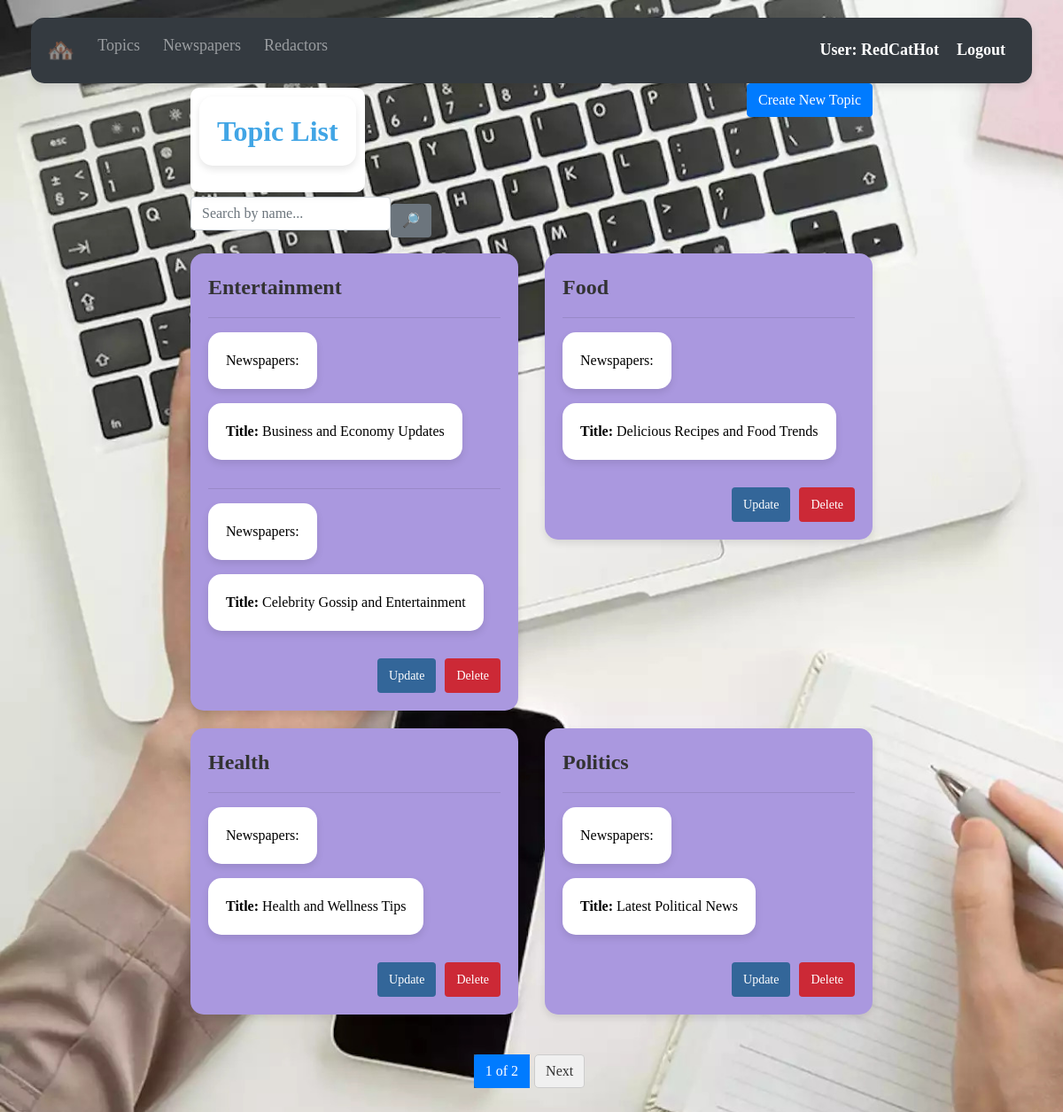
/topics/ (signed in), run on the app's committed database.
### agency/models.py (models this page shows, shortened)
class Redactor(AbstractUser):
    years_of_experience = models.IntegerField(null=True, blank=True)
    class Meta:
        ordering = ["username"]

class Topic(models.Model):
    name = models.CharField(max_length=100, unique=True)
    class Meta:
        ordering = ["name"]

class Newspaper(models.Model):
    title = models.CharField(max_length=100)
    content = models.TextField()
    published_date = models.DateTimeField(auto_now_add=True)
    topic = models.ForeignKey(
        Topic, on_delete=models.CASCADE, related_name="newspapers"
    )
    publishers = models.ManyToManyField(
        settings.AUTH_USER_MODEL, related_name="newspapers"
    )
    class Meta:
        ordering = ["title"]

### agency/views.py (the view)
class TopicListView(LoginRequiredMixin, generic.ListView):
    model = Topic
    paginate_by = 4
    def get_context_data(self, *, object_list=None, **kwargs):
        context = super().get_context_data(**kwargs)
        name = self.request.GET.get("name", "")
        context["search_form"] = TopicSearchForm(
            initial={"name": name}
        )
        return context
    def get_queryset(self):
        queryset = self.model.objects.all()
        form = TopicSearchForm(self.request.GET)
        if form.is_valid():
            return queryset.filter(
                name__icontains=form.cleaned_data["name"]
            )
        return queryset

### agency/forms.py
class TopicSearchForm(forms.Form):
    name = forms.CharField(
        max_length=255,
        required=False,
        label="",
        widget=forms.TextInput(attrs={"placeholder": "Search by name..."}),
    )

### templates/agency/topic_list.html
{% extends "base.html" %}
{% load static %}
{% block content %}
  <div class="container">
    <div class="row">
      <div class="col-md-8">
        <div class="h1-wrapper">
          <h1><strong>Topic List</strong></h1>
        </div>
      </div>
      <div class="col-md-4 text-right">
        <a href="{% url "agency:topic-create" %}" class="btn btn-primary">Create New Topic</a>
      </div>
    </div>
    <div class="search">
      {% include "includes/search_form.html" %}
    </div>
    {% if topic_list %}
      <div class="topic-type-container">
        <div class="row">
          {% for topic in topic_list %}
            <div class="col-md-6">
              <div class="topic-type-item">
                <div class="topic-type-name">{{ topic.name }}</div>
                <div class="topic-type-list-name">
                  {% for newspaper in topic.newspapers.all %}
                    <hr>
                    <p>Newspapers:</p>
                    <p><strong>Title:</strong> <a href="{% url 'agency:newspaper-detail' pk=newspaper.id %}">{{ newspaper.title }}</a></p>
                  {% empty %}
                    <p>There are no newspapers!</p>
                  {% endfor %}
                </div>
                <div class="topic-type-buttons">
                  <a href="{% url "agency:topic-update" pk=topic.id %}" class="btn btn-update">Update</a>
                  <a href="{% url "agency:topic-delete" pk=topic.id %}" class="btn btn-delete">Delete</a>
                </div>
              </div>
            </div>
          {% endfor %}
        </div>
      </div>
    {% else %}
      <p class="mt-4">There are no topic types in the menu.</p>
    {% endif %}
  </div>
{% endblock %}

### templates/includes/navbar.html (shortened to what this page needs)
<nav class="navbar navbar-expand-lg navbar-dark bg-dark">
  <div class="collapse navbar-collapse" id="navbarSupportedContent">
    <ul class="navbar-nav mr-auto">
      <li class="nav-item">
        <a class="nav-link" href="{% url "agency:index" %}" style="font-size: 25px;">🏘️</a>
      </li>
      <li class="nav-item">
        <a class="nav-link" href="{% url "agency:topic-list" %}">Topics</a>
      </li>
      <li class="nav-item">
        <a class="nav-link" href="{% url "agency:newspaper-list" %}">Newspapers</a>
      </li>
      <li class="nav-item">
        <a class="nav-link" href="{% url "agency:redactor-list" %}">Redactors</a>
      </li>
    </ul>
    <form class="form-inline my-2 my-lg-0">
      {% if user.is_authenticated %}
        <a class="navbar-brand" href="https://www.youtube.com/watch?v=dQw4w9WgXcQ&ab_channel=RickAstley">User: {{ user.username }}</a>
        <a class="navbar-brand" href="{% url 'logout' %}">Logout</a>
      {% else %}
        <a class="navbar-brand" href="{% url 'login' %}">Login</a>
      {% endif %}
    </form>
  </div>
</nav>

### static/css/styles.css (style rules this page uses)
body { background-color: #f8f9fa; color: #333; font-family: Georgian, serif, Arial, sans-serif; margin: 0; padding: 0; }
.container { max-width: 800px; margin: 0 auto; }
.card, .topic-item, .publish-item, .topic-type-item, .navbar { border-radius: 15px; box-shadow: 0 4px 8px rgba(0, 0, 0, 0.1); padding: 20px; background-color: #fff; }
h1 { font-size: 32px; margin-bottom: 20px; color: #41a5e5; }
.topic-list-container, .publish-list-container, .topic-type-container { display: flex; flex-wrap: wrap; justify-content: space-between; }
.topic-item, .publish-item, .topic-type-item, .navbar { background-color: #aa98df; }
.topic-name a, .topic-details a, .topic-publishes a, .topic-type-list-name a { color: #000; }
.topic-name, .publish-name, .topic-type-name { font-size: 24px; font-weight: bold; margin-bottom: 10px; }
.publish-buttons, .topic-type-buttons { display: flex; justify-content: flex-end; margin-top: 10px; }
.publish-buttons a, .topic-type-buttons a { padding: 8px 12px; border-radius: 4px; text-decoration: none; color: #fff; cursor: pointer; transition: background-color 0.2s; font-size: 14px; margin-left: 10px; }
.btn-update { background-color: #336699; margin-top: 5px }
.btn-delete { background-color: #cc2936; margin-top: 5px }
.navbar { background-color: #693c1c; width: 100%; padding: 10px; margin-bottom: 0; }
.navbar-brand { font-size: 24px; font-weight: bold; color: #336699; text-decoration: none; margin-right: 20px; }
.navbar-nav .nav-link { font-size: 18px; color: #333; margin-right: 10px; text-decoration: none; }
.form-inline .navbar-brand { font-size: 18px; color: #fff; text-decoration: none; }
.search { margin-bottom: 10px; }
.row::after { content: ""; clear: both; display: table; }
.col-md-4 { float: left; width: 33.33%; padding: 0 15px; }
.h1-wrapper { background-color: #fff; padding: 10px; border-radius: 10px; box-shadow: 0 4px 8px rgba(0, 0, 0, 0.1); display: inline-block; height: auto; margin-top: 5px; margin-bottom: 5px; }
.col-md-6 p, .col-md-12 p { color: #000; }
.row-sm-10 h1, .row-sm-10 p { background-color: #fff; padding: 20px; border-radius: 15px; box-shadow: 0 4px 8px rgba(0, 0, 0, 0.1); display: inline-block; }
.topic-item, .topic-type-item { margin-bottom: 20px; }

### data on the page
Redactor: username "RedCatHot"
Topic: name "Entertainment"
Newspaper: title "Business and Economy Updates"
Newspaper: title "Celebrity Gossip and Entertainment"
Topic: name "Food"
Newspaper: title "Delicious Recipes and Food Trends"
Topic: name "Health"
Newspaper: title "Health and Wellness Tips"
Topic: name "Politics"
Newspaper: title "Latest Political News"

### other printed values
{{ page_obj.number }} "1"
{{ paginator.num_pages }} "2"
